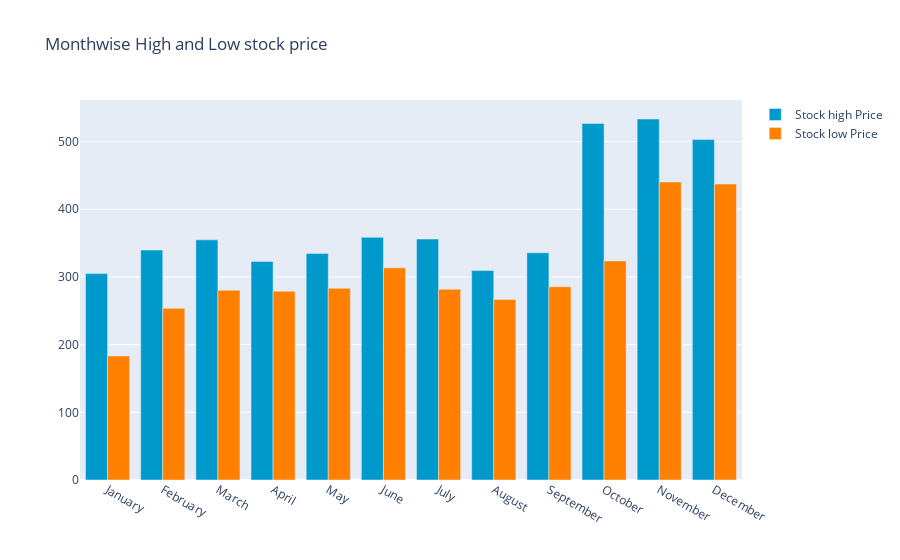

The notebook cell saved with this chart:
### Code cell
y_2021.groupby(y_2021['date'].dt.strftime('%B'))['low'].min()
monthvise_high = y_2021.groupby(data['date'].dt.strftime('%B'))['high'].max()
monthvise_high = monthvise_high.reindex(new_order, axis=0)

monthvise_low = y_2021.groupby(y_2021['date'].dt.strftime('%B'))['low'].min()
monthvise_low = monthvise_low.reindex(new_order, axis=0)

fig = go.Figure()
fig.add_trace(go.Bar(
    x=monthvise_high.index,
    y=monthvise_high,
    name='Stock high Price',
    marker_color='rgb(0, 153, 204)'
))
fig.add_trace(go.Bar(
    x=monthvise_low.index,
    y=monthvise_low,
    name='Stock low Price',
    marker_color='rgb(255, 128, 0)'
))

fig.update_layout(barmode='group',
                  title=' Monthwise High and Low stock price')
fig.show()

### Figure 1 — Plotly figure (JSON) as saved in the notebook; plotly's stock layout.template omitted (floating-point values rounded to 4 significant figures)
{"data": [{"marker": {"color": "rgb(0, 153, 204)"}, "name": "Stock high Price", "type": "bar", "x": ["January", "February", "March", "April", "May", "June", "July", "August", "September", "October", "November", "December"], "y": [305.0, 339.8, 354.8, 323.0, 334.6, 358.5, 356.0, 309.6, 335.8, 526.7, 533.4, 503.3]}, {"marker": {"color": "rgb(255, 128, 0)"}, "name": "Stock low Price", "type": "bar", "x": ["January", "February", "March", "April", "May", "June", "July", "August", "September", "October", "November", "December"], "y": [183.4, 253.8, 280.5, 278.8, 283.2, 313.7, 281.8, 266.8, 285.5, 323.7, 440.4, 437.3]}], "layout": {"barmode": "group", "title": {"text": " Monthwise High and Low stock price"}}}
